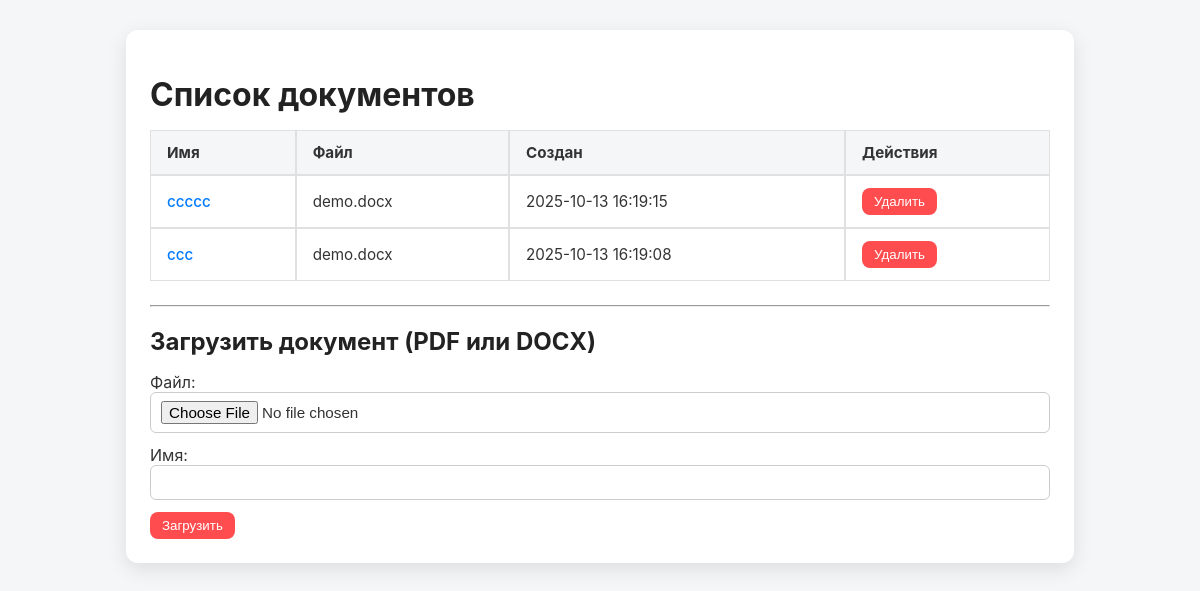
Before: / with the older database file.
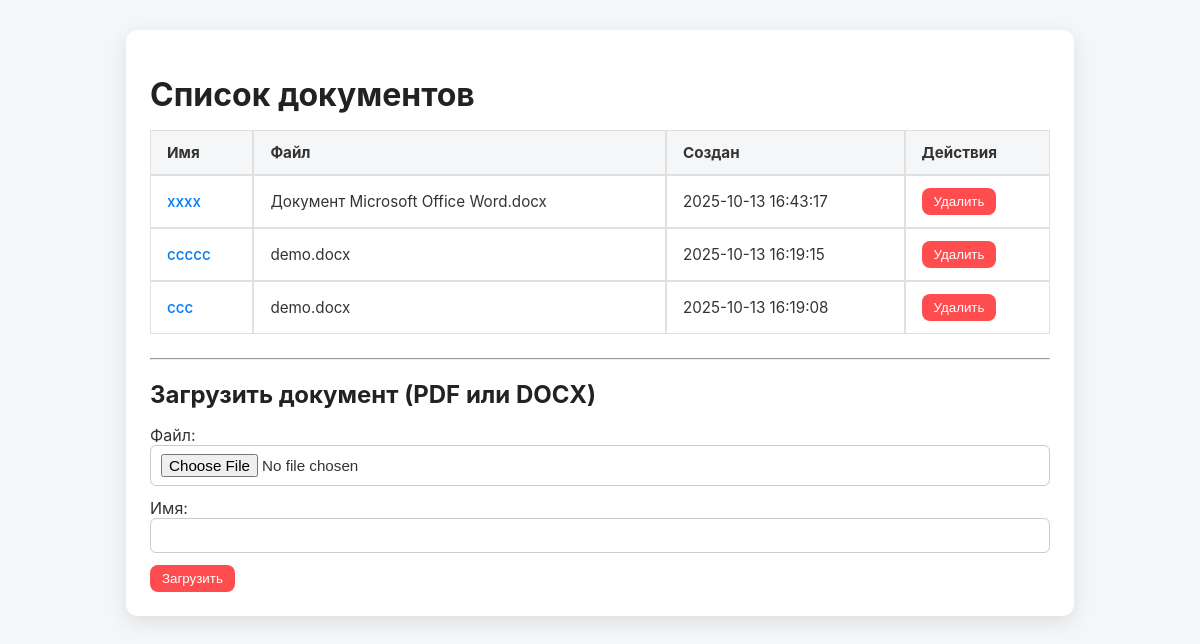
After: the same page with the newer database file.
### models.py (models this page shows)
class TextDocument(Base):
    __tablename__ = "text_documents"
    id = Column(Integer, primary_key=True, autoincrement=True)
    file_name = Column(String, nullable=False)
    name = Column(String, nullable=False, unique=True)
    original_text = Column(String, nullable=False)
    summary_json = Column(JSON, nullable=False)
    created_at = Column(DateTime(timezone=True), server_default=func.now())

### web_routes.py (the view)
@router.get("/", response_class=HTMLResponse)
async def index(request: Request, service: DocumentService = Depends(get_document_service)):
    docs = await service.list_documents_info()
    return request.app.templates.TemplateResponse(
        "index.html",
        {
            "request": request,
            "documents": docs
        }
    )

### templates/index.html (shortened to what this page needs)
{% extends "base.html" %}
{% block content %}
  <h1>Список документов</h1>
  {% if documents %}
    <table class="docs">
      <thead>
        <tr><th>Имя</th><th>Файл</th><th>Создан</th><th>Действия</th></tr>
      </thead>
      <tbody>
      {% for d in documents %}
        <tr>
          <td><a href="/documents/{{ d.id }}">{{ d.name }}</a></td>
          <td>{{ d.file_name }}</td>
          <td>{{ d.created_at or "-" }}</td>
          <td>
            <form action="/documents/{{ d.id }}/delete" method="post" style="display:inline">
              <button type="submit" onclick="return confirm('Удалить {{ d.name }}?')">Удалить</button>
            </form>
          </td>
        </tr>
      {% endfor %}
      </tbody>
    </table>
  {% else %}
    <p>Документов пока нет.</p>
  {% endif %}
  <hr/>
  <h2>Загрузить документ (PDF или DOCX)</h2>
  <form action="/documents/upload" method="post" enctype="multipart/form-data">
    <label>Файл:<br/>
      <input type="file" name="file" accept=".pdf,.docx" required>
    </label>
    <br/>
    <label>Имя:<br/>
      <input type="text" name="name" style="width: 100%" required>
    </label>
    <br/>
    <button type="submit">Загрузить</button>
  </form>
{% endblock %}

### templates/base.html (shortened to what this page needs)
<!doctype html>
<html lang="ru">
<head>
  <link rel="stylesheet" href="/static/styles.css">
</head>
<body>
  <div class="container">
    {% block content %}{% endblock %}
  </div>
</body>
</html>

### static/styles.css (style rules this page uses)
body { font-family: 'Inter', sans-serif; background: #f4f6f8; color: #333; margin: 0; padding: 0; }
.container { max-width: 900px; margin: 30px auto; background: #fff; padding: 24px; border-radius: 12px; box-shadow: 0 6px 20px rgba(0,0,0,0.08); }
h1, h2, h3 { color: #222; margin-bottom: 16px; }
button { background: linear-gradient(135deg, #4f9cff, #0066ff); color: white; padding: 6px 12px; border-radius: 8px; border: none; cursor: pointer; transition: all 0.3s; font-weight: 500; }
button.delete-btn, button[type="submit"] { background: #ff4d4f; }
.docs { width: 100%; border-collapse: separate; border-spacing: 0; font-size: 0.95rem; margin-bottom: 24px; }
.docs th, .docs td { border: 1px solid #e0e0e0; padding: 12px 16px; text-align: left; transition: background 0.3s; }
.docs th { background: #f4f6f8; }
.docs a { text-decoration: none; color: #007bff; font-weight: 500; }
form { margin-top: 16px; }
input[type="text"], input[type="file"] { width: 100%; padding: 8px 10px; border-radius: 6px; border: 1px solid #ccc; margin-bottom: 12px; font-size: 0.95rem; box-sizing: border-box; }
.container { max-width: 900px; margin: 30px auto; background: #fff; padding: 24px; border-radius: 12px; box-shadow: 0 6px 20px rgba(0,0,0,0.1); }

Changed rows visible on the page:
added TextDocument: name "xxxx", file_name "Документ Microsoft Office Word.docx", created_at "2025-10-13 16:43:17"
